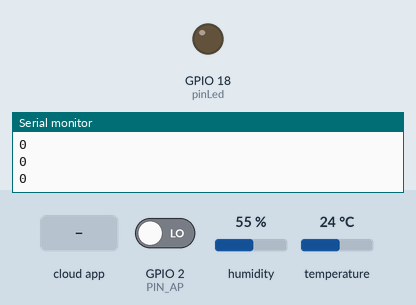
The sketch below on a simulated ESP32. On the bench: output pins drawn as LEDs (lit = HIGH), the last lines printed to the serial monitor. The test bench sets the inputs (shaded band); at power-on: GPIO 2 (PIN_AP) LOW, humidity 55 %, temperature 24 °C. WiFi joins after 1.5 s; servers stay silent unless stated; the Firebase database answers and starts empty.

Above: at 2.7 s.
2.8 s: the phone or cloud app sets lamp to 1
At 3.5 s:
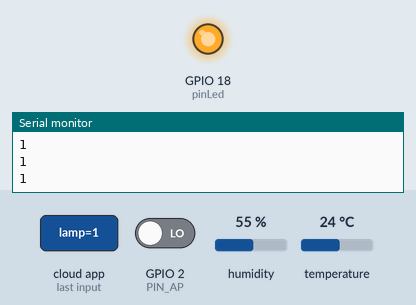
4.3 s: the phone or cloud app sets lamp to 0
At 4.7 s:
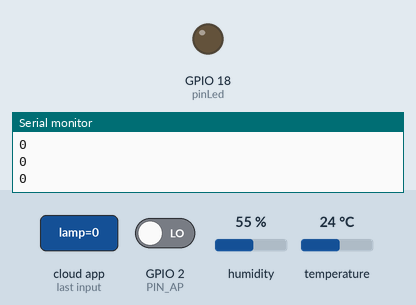
Timing chart, 0 to 7.3 s (numbered marks = the images above; inputs shaded):
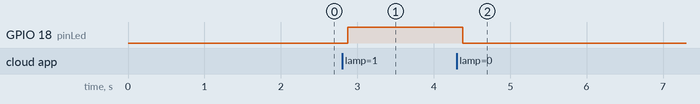

Measured:
- after the input at 2.8 s, GPIO 18 (pinLed): LOW → HIGH after 0.08 s
- after the input at 4.3 s, GPIO 18 (pinLed): HIGH → LOW after 0.08 s

The sketch:

mqttWifimanagerFirebase.ino
```cpp
#if defined(ESP8266)
#include <ESP8266WiFi.h> //ESP8266 Core WiFi Library
#else
#include <WiFi.h> //ESP32 Core WiFi Library
#endif

#if defined(ESP8266)
#include <ESP8266WebServer.h> //Local WebServer used to serve the configuration portal
#else
#include <WebServer.h> //Local WebServer used to serve the configuration portal ( https://github.com/zhouhan0126/WebServer-esp32 )
#endif

#include <IOXhop_FirebaseESP32.h>
#include <Ticker.h>
#define FIREBASE_HOST "iotionic-53721.firebaseio.com"
#define FIREBASE_AUTH "Ksopm93YEZGhQu53aIAnuuSjCgdANWw7PfgJRq8R"
#define PUBLISH_INTERVAL 1000*60

#include "DHT.h"

#include <DNSServer.h> //Local DNS Server used for redirecting all requests to the configuration portal ( https://github.com/zhouhan0126/DNSServer---esp32 )
#include <WiFiManager.h> //WiFi Configuration Magic ( https://github.com/zhouhan0126/WIFIMANAGER-ESP32 ) >> https://github.com/tzapu/WiFiManager (ORIGINAL)

Ticker ticker;
bool publishNewState = true;
int pinLed = 18;
int pinTerm = 19;
DHT dht(pinTerm, DHT11);

const int PIN_AP = 2;
WiFiClient wifiClient;

void setup() {
  Serial.begin(115200);
  pinMode(pinLed, OUTPUT);
  pinMode(PIN_AP, INPUT);
  Serial.println("DHTxx test!");
  dht.begin();

  //declaração do objeto wifiManager
  WiFiManager wifiManager;

  //callback para quando entra em modo de configuração AP
  wifiManager.setAPCallback(configModeCallback);

  //callback para quando se conecta em uma rede, ou seja, quando passa a trabalhar em modo estação
  wifiManager.setSaveConfigCallback(saveConfigCallback);

  //cria uma rede de nome ESP_AP com senha 12345678
  wifiManager.autoConnect("ESP_AP", "12345678");

  Firebase.begin(FIREBASE_HOST, FIREBASE_AUTH);
  ticker.attach_ms(PUBLISH_INTERVAL, publish);
}

void loop() {
   if ( digitalRead(PIN_AP) == HIGH ) {
      WiFiManager wifiManager;
      if(!wifiManager.startConfigPortal("ESP_AP", "12345678")) {
        Serial.println("Falha ao conectar");
        delay(2000);
        ESP.restart();
      }
   }

    if(publishNewState) {
    Serial.println("Publish new State");
    // Obtem os dados do sensor DHT
    float humidity = dht.readHumidity();
    float temperature = dht.readTemperature();

    if (isnan(temperature) || isnan(humidity)) {
      Serial.println("Failed to read from DHT");
    } else {
      Firebase.pushFloat("temperature", temperature);
      Firebase.pushFloat("humidity", humidity);
      publishNewState = false;
    }
  }

  bool lampValue = Firebase.getBool("lamp");
  Serial.println(lampValue);
  digitalWrite(pinLed, lampValue ? HIGH : LOW);
}

//callback que indica que o ESP entrou no modo AP
void configModeCallback (WiFiManager *myWiFiManager) {
  Serial.println("Entrou no modo de configuração");
  Serial.println(WiFi.softAPIP()); //imprime o IP do AP
  Serial.println(myWiFiManager->getConfigPortalSSID()); //imprime o SSID criado da rede
}

//callback que indica que salvamos uma nova rede para se conectar (modo estação)
void saveConfigCallback () {
  Serial.println("Configuração salva");
}

void publish() {
  publishNewState = true;
}
```
